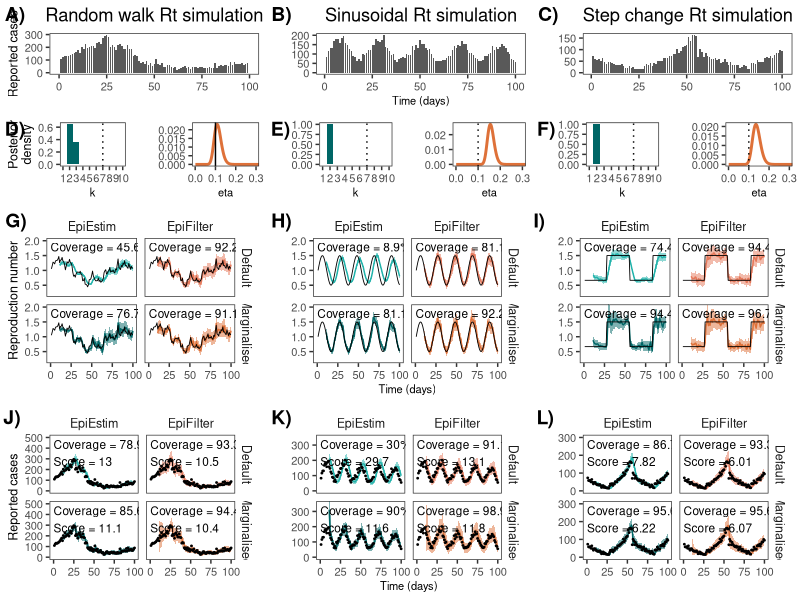

Here is the R script that generated this plot: (Note: this script raises an error after producing the figure.)

rm(list=ls())

library(tidyverse)
library(cowplot)

custom_theme <- theme_bw() +
  theme(
    axis.title.y = element_text(size=9),
    axis.title.x = element_text(size=8),
    axis.text = element_text(size=8),
    strip.background = element_blank(),
    strip.text = element_text(size=9),
    plot.title = element_text(hjust = 0.5),
    panel.grid = element_blank()
  )

# Load the data
df = read.csv("paper/outputs/01example_estimates.csv")
df_eepost = read.csv("paper/outputs/01example_epiestimposteriors.csv")
df_efpost = read.csv("paper/outputs/01example_epifilterposteriors.csv")

# Clean the data
df$fit = ifelse(grepl("Conditional", df$fit), "Default", df$fit)
df = df %>% mutate(NameForColors=paste0(model, fit))

# Append colors
colors <- c(EpiEstimMarginalised="#006666", EpiEstimDefault="#20B2AA",
            EpiFilterMarginalised="#DE7139", EpiFilterDefault="#E5785A")

# Calculate coverage statistics
df_coverage = df %>%
  filter(t>10) %>%
  group_by(simulation, model, fit) %>%
  summarise(Rt_coverage = 100*round(mean((TrueRt <= upper) & (TrueRt >= lower)), digits=3),
            Ct_coverage = 100*round(mean((Cases <= upper_cases) & (Cases >= lower_cases)), digits=3),
            score = signif(mean(crps), 3))



# Plot the raw data
plt_data_rw = ggplot(df %>% filter(simulation=="Random walk", model=="EpiEstim", fit=="Marginalised")) +
  geom_col(aes(x=t, y=Cases), width = 0.8) +
  scale_x_continuous(limits = c(0, 100)) +
  custom_theme +
  xlab("") + ylab("Reported cases") +
  ggtitle("Random walk Rt simulation")

plt_data_sinusoidal = ggplot(df %>% filter(simulation=="Sinusoidal", model=="EpiEstim", fit=="Marginalised")) +
  geom_col(aes(x=t, y=Cases), width = 0.8) +
  custom_theme +
  xlab("Time (days)") + ylab("") +
  ggtitle("Sinusoidal Rt simulation")

plt_data_steps = ggplot(df %>% filter(simulation=="Step change", model=="EpiEstim", fit=="Marginalised")) +
  geom_col(aes(x=t, y=Cases), width = 0.8) +
  custom_theme +
  xlab("") + ylab("") +
  ggtitle("Step change Rt simulation")

plt_cases = plot_grid(plt_data_rw, plt_data_sinusoidal, plt_data_steps, nrow=1, align="h")



# Plot posteriors
plt_post_rw = ggplot(df %>% filter(simulation=="Random walk")) +
  geom_ribbon(aes(x=t, ymin=lower, ymax=upper, fill=NameForColors), data=.%>%filter(t>10), alpha=0.5) +
  geom_line(aes(x=t, y=mean, color=NameForColors), data=.%>%filter(t>10)) +
  geom_line(aes(x=t, y=TrueRt), color="black", lwd=0.3) +
  geom_text(data = df_coverage %>% filter(simulation == "Random walk"),
            aes(x = 0, y = Inf, label = paste0("Coverage = ", Rt_coverage, "%")),
            hjust = 0, vjust = 1.5, size = 3, color = "black") +
  facet_grid(fit~model) +
  coord_cartesian(ylim=c(0.2, 2.0)) +
  ylab("Reproduction number") + xlab("") +
  custom_theme +
  scale_fill_manual(values=colors) +
  scale_color_manual(values=colors) +
  theme(legend.position="none")

plt_post_sinusoidal = ggplot(df %>% filter(simulation=="Sinusoidal")) +
  geom_ribbon(aes(x=t, ymin=lower, ymax=upper, fill=NameForColors), data=.%>%filter(t>10), alpha=0.5) +
  geom_line(aes(x=t, y=mean, color=NameForColors), data=.%>%filter(t>10)) +
  geom_line(aes(x=t, y=TrueRt), color="black", lwd=0.3) +
  geom_text(data = df_coverage %>% filter(simulation == "Sinusoidal"),
            aes(x = 0, y = Inf, label = paste0("Coverage = ", Rt_coverage, "%")),
            hjust = 0, vjust = 1.5, size = 3, color = "black") +
  facet_grid(fit~model) +
  coord_cartesian(ylim=c(0.2, 2.0)) +
  ylab("") + xlab("Time (days)") +
  scale_fill_manual(values=colors) +
  scale_color_manual(values=colors) +
  custom_theme +
  theme(legend.position="none")

plt_post_steps = ggplot(df %>% filter(simulation=="Step change")) +
  geom_ribbon(aes(x=t, ymin=lower, ymax=upper, fill=NameForColors), data=.%>%filter(t>10), alpha=0.5) +
  geom_line(aes(x=t, y=mean, color=NameForColors), data=.%>%filter(t>10)) +
  geom_line(aes(x=t, y=TrueRt), color="black", lwd=0.3) +
  geom_text(data = df_coverage %>% filter(simulation == "Step change"),
            aes(x = 0, y = Inf, label = paste0("Coverage = ", Rt_coverage, "%")),
            hjust = 0, vjust = 1.5, size = 3, color = "black") +
  facet_grid(fit~model) +
  coord_cartesian(ylim=c(0.2, 2.0)) +
  ylab("") + xlab("") +
  scale_fill_manual(values=colors) +
  scale_color_manual(values=colors) +
  custom_theme +
  theme(legend.position="none")




# Plot predictive posteriors
plt_predpost_rw = ggplot(df %>% filter(simulation=="Random walk")) +
  geom_ribbon(aes(x=t, ymin=lower_cases, ymax=upper_cases, fill=NameForColors), data=.%>%filter(t>10), alpha=0.5) +
  geom_line(aes(x=t, y=mean_cases, color=NameForColors), data=.%>%filter(t>10)) +
  geom_point(aes(x=t, y=Cases), color="black", size=0.3) +
  geom_text(data = df_coverage %>% filter(simulation == "Random walk"),
            aes(x = 0, y = Inf, label = paste0("Coverage = ", Ct_coverage, "%\nScore = ", score)),
            hjust = 0, vjust = 1.2, size = 3, color = "black") +
  facet_grid(fit~model) +
  coord_cartesian(ylim=c(0,500)) +
  ylab("Reported cases") + xlab("") +
  custom_theme +
  scale_fill_manual(values=colors) +
  scale_color_manual(values=colors) +
  theme(legend.position="none")

plt_predpost_sinusoidal = ggplot(df %>% filter(simulation=="Sinusoidal")) +
  geom_ribbon(aes(x=t, ymin=lower_cases, ymax=upper_cases, fill=NameForColors), data=.%>%filter(t>10), alpha=0.5) +
  geom_line(aes(x=t, y=mean_cases, color=NameForColors), data=.%>%filter(t>10)) +
  geom_point(aes(x=t, y=Cases), color="black", size=0.3) +
  geom_text(data = df_coverage %>% filter(simulation == "Sinusoidal"),
            aes(x = 0, y = Inf, label = paste0("Coverage = ", Ct_coverage, "%\nScore = ", score)),
            hjust = 0, vjust = 1.2, size = 3, color = "black") +
  facet_grid(fit~model) +
  coord_cartesian(ylim=c(0,350)) +
  ylab("") + xlab("Time (days)") +
  scale_fill_manual(values=colors) +
  scale_color_manual(values=colors) +
  custom_theme +
  theme(legend.position="none")

plt_predpost_steps = ggplot(df %>% filter(simulation=="Step change")) +
  geom_ribbon(aes(x=t, ymin=lower_cases, ymax=upper_cases, fill=NameForColors), data=.%>%filter(t>10), alpha=0.5) +
  geom_line(aes(x=t, y=mean_cases, color=NameForColors), data=.%>%filter(t>10)) +
  geom_point(aes(x=t, y=Cases), color="black", size=0.3) +
  geom_text(data = df_coverage %>% filter(simulation == "Step change"),
            aes(x = 0, y = Inf, label = paste0("Coverage = ", Ct_coverage, "%\nScore = ", score)),
            hjust = 0, vjust = 1.2, size = 3, color = "black") +
  facet_grid(fit~model) +
  coord_cartesian(ylim=c(0,300)) +
  ylab("") + xlab("") +
  scale_fill_manual(values=colors) +
  scale_color_manual(values=colors) +
  custom_theme +
  theme(legend.position="none")






# Plot parameter estimates
xlims = c(0, 0.3)

plt_param_rw_ef = ggplot(df_efpost %>% filter(simulation=="Random walk")) +
  geom_line(aes(x=eta, y=p), color="#DE7139", lwd=1) +
  geom_vline(xintercept=0.1, color="black") +
  custom_theme +
  coord_cartesian(xlim=xlims) +
  xlab("eta") + ylab("")

plt_param_rw_ee = ggplot(df_eepost %>% filter(simulation=="Random walk")) +
  geom_col(aes(x=k, y=p), fill="#006666") +
  custom_theme +
  xlab("k") + ylab("Posterior\ndensity") +
  scale_x_continuous(breaks=seq(1,10), labels=seq(1,10), limits=c(1,10)) +
  geom_vline(xintercept=7, color="black", linetype="dotted")

plt_param_rw = plot_grid(plt_param_rw_ee, plt_param_rw_ef, ncol=2)


plt_param_sin_ef = ggplot(df_efpost %>% filter(simulation=="Sinusoidal")) +
  geom_line(aes(x=eta, y=p), color="#DE7139", lwd=1) +
  geom_vline(xintercept=0.1, color="black", linetype="dotted") +
  custom_theme +
  coord_cartesian(xlim=xlims) +
  xlab("eta") + ylab("")

plt_param_sin_ee = ggplot(df_eepost %>% filter(simulation=="Sinusoidal")) +
  geom_col(aes(x=k, y=p), fill="#006666") +
  custom_theme +
  xlab("k") + ylab("") +
  scale_x_continuous(breaks=seq(1,10), labels=seq(1,10), limits=c(1,10)) +
  geom_vline(xintercept=7, color="black", linetype="dotted")

plt_param_sinusoidal = plot_grid(plt_param_sin_ee, plt_param_sin_ef, ncol=2)


plt_param_sin_ef = ggplot(df_efpost %>% filter(simulation=="Step change")) +
  geom_line(aes(x=eta, y=p), color="#DE7139", lwd=1) +
  geom_vline(xintercept=0.1, color="black", linetype="dotted") +
  custom_theme +
  coord_cartesian(xlim=xlims) +
  xlab("eta") + ylab("")

plt_param_sin_ee = ggplot(df_eepost %>% filter(simulation=="Step change")) +
  geom_col(aes(x=k, y=p), fill="#006666") +
  custom_theme +
  xlab("k") + ylab("") +
  scale_x_continuous(breaks=seq(1,10), labels=seq(1,10), limits=c(1,10)) +
  geom_vline(xintercept=7, color="black", linetype="dotted")

plt_param_steps = plot_grid(plt_param_sin_ee, plt_param_sin_ef, ncol=2)



plt = plot_grid(plt_data_rw, plt_data_sinusoidal, plt_data_steps,
                plt_param_rw, plt_param_sinusoidal, plt_param_steps,
                plt_post_rw, plt_post_sinusoidal, plt_post_steps,
                plt_predpost_rw, plt_predpost_sinusoidal, plt_predpost_steps,
                ncol=3, rel_heights = c(0.35,0.28,0.6,0.6), labels=c("A)", "B)", "C)", "D)", "E)", "F)", "G)", "H)", "I)", "J)", "K)", "L)"), label_y=1, label_x=-0.02) 
plt
ggsave(paste0("paper/figures/01example.png"), plt, dpi=300, width=25, height=21, units="cm")


# Get parameter posterior distributions
df %>% filter(t==100, fit=="Marginalised", model=="EpiFilter") %>% select(simulation, mean_param ,lower_param, upper_param)

